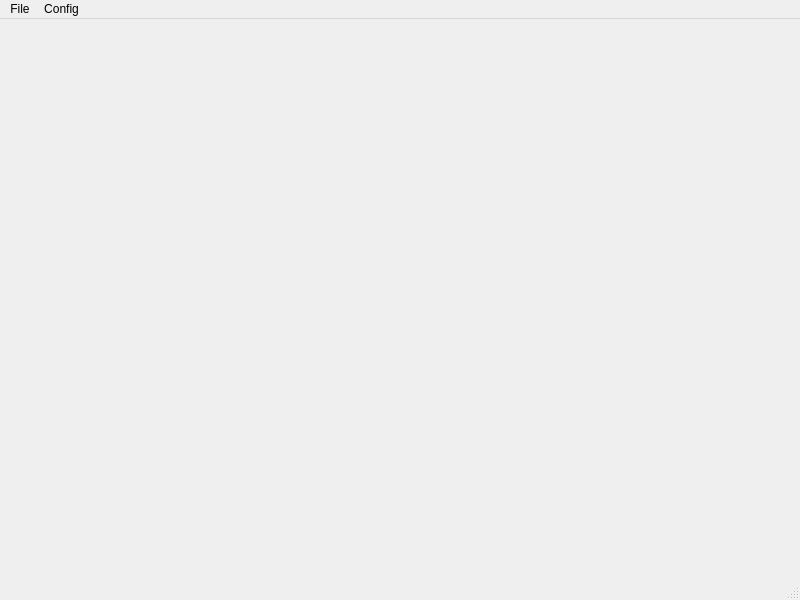
<?xml version="1.0" encoding="UTF-8"?>
<ui version="4.0">
 <class>AdamWindow</class>
 <widget class="QMainWindow" name="AdamWindow">
  <property name="geometry">
   <rect>
    <x>0</x>
    <y>0</y>
    <width>800</width>
    <height>600</height>
   </rect>
  </property>
  <property name="windowTitle">
   <string>ADaM</string>
  </property>
  <widget class="QWidget" name="centralwidget">
   <layout class="QGridLayout" name="gridLayout"/>
  </widget>
  <widget class="QMenuBar" name="menubar">
   <property name="geometry">
    <rect>
     <x>0</x>
     <y>0</y>
     <width>800</width>
     <height>27</height>
    </rect>
   </property>
   <widget class="QMenu" name="menuFile">
    <property name="title">
     <string>File</string>
    </property>
    <addaction name="actionNew"/>
    <addaction name="actionOpen"/>
    <addaction name="actionClose"/>
    <addaction name="actionSave"/>
    <addaction name="actionSaveAs"/>
    <addaction name="actionExport"/>
    <addaction name="separator"/>
    <addaction name="actionExit"/>
   </widget>
   <widget class="QMenu" name="menuConfig">
    <property name="title">
     <string>Config</string>
    </property>
    <addaction name="actionOpenWhitelist"/>
   </widget>
   <addaction name="menuFile"/>
   <addaction name="menuConfig"/>
  </widget>
  <widget class="QStatusBar" name="statusbar"/>
  <action name="actionOpen">
   <property name="text">
    <string>Open</string>
   </property>
  </action>
  <action name="actionClose">
   <property name="text">
    <string>Close</string>
   </property>
  </action>
  <action name="actionSave">
   <property name="text">
    <string>Save</string>
   </property>
  </action>
  <action name="actionExit">
   <property name="text">
    <string>Exit</string>
   </property>
  </action>
  <action name="actionExport">
   <property name="text">
    <string>Export</string>
   </property>
  </action>
  <action name="actionSaveAs">
   <property name="text">
    <string>Save As</string>
   </property>
  </action>
  <action name="actionOpenWhitelist">
   <property name="text">
    <string>Open Whitelist</string>
   </property>
  </action>
  <action name="actionNeu">
   <property name="text">
    <string>Neu</string>
   </property>
  </action>
  <action name="actionNew">
   <property name="text">
    <string>New</string>
   </property>
  </action>
 </widget>
 <resources/>
 <connections/>
</ui>
